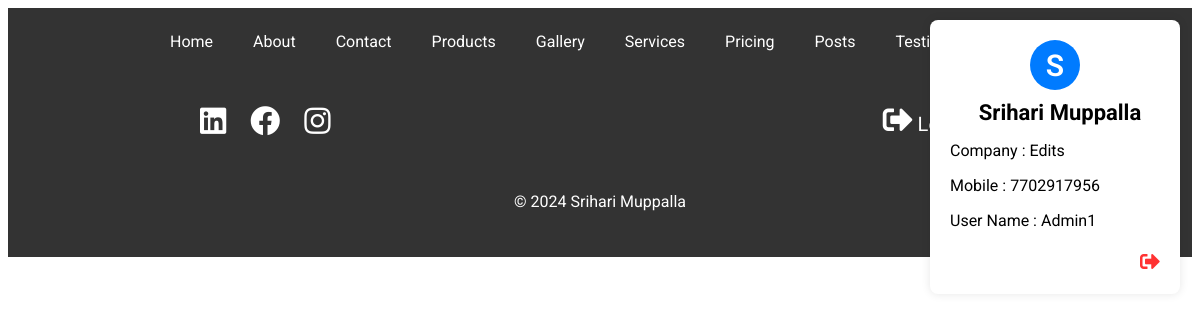
The app's page / (signed in) with its own data.
### tables this page shows
CREATE TABLE registrations (
                    id INTEGER PRIMARY KEY,
                    first_name TEXT NOT NULL,
                    last_name TEXT NOT NULL,
                    company_name TEXT NOT NULL,
                    phone_number TEXT NOT NULL,
                    username TEXT NOT NULL,
                    password TEXT NOT NULL
                );

### app.py (the view)
@app.route('/')
def first():
    if 'username' in session:  # Check if user is logged in
        username = session['username']
        try:
            conn = sqlite3.connect('example.db')
            cursor = conn.cursor()
            cursor.execute("SELECT * FROM registrations WHERE username=?", (username,))
            User = cursor.fetchall()
            userData = User[0]
            print(logging.debug(userData))
        except sqlite3.Error as e:
            print("SQLite error:", e)
            posts = []
        finally:
            conn.close()
        if User:  # Check if User list is not empty
            userData = User[0]
            return render_template('index.html', userData=userData)
        else:
            return render_template('index.html', userData=None)
    else:
        return render_template('first.html')

### Templates/index.html (shortened to what this page needs)
<!DOCTYPE html>
    <html lang="en">
    <head>
        <link rel="stylesheet" href="{{ url_for('static', filename='styles.css') }}">
        <link rel="stylesheet" href="https://cdnjs.cloudflare.com/ajax/libs/font-awesome/5.15.4/css/all.min.css">
    </head>
    <body>
    <div class="profile-container">
        <div class="profile-content">
            <div class="profile-name-sec"><div class="profile-pic">{{ userData[1][0] }} </div><h1>{{ userData[1] }} {{ userData[2] }}</h1></div>
            <p>Company : {{ userData[3] }}</p>
            <p>Mobile : {{ userData[4] }}</p>
            <p>User Name : {{ userData[5] }}</p>
            <p class="logout"><a href="/logout" class="logout"><i class="fas fa-sign-out-alt" title="log out"></i></a></p>
        </div>
    </div>
    <div class="nav-container">
        <nav>
            <a href="/home">Home</a>
            <a href="/about">About</a>
            <a href="/contact">Contact</a>
            <a href="/products">Products</a>
            <a href="/gallery">Gallery</a>
            <a href="/services">Services</a>
            <a href="/pricing">Pricing</a>
            <a href="/posts">Posts</a>
            <a href="/testimonials">Testimonials</a>
        </nav>
    </div>
        <div class="content">
            <footer>
                <div class="container1">
                <div class="social-icons">
                    <div>
                    <a href="https://in.linkedin.com/in/srihari-muppalla" target="_blank"><i class="fab fa-linkedin"></i></a>
                    <a href="#"><i class="fab fa-facebook" target="_blank"></i></a>
                    <a href="https://www.instagram.com/srihari_developer/?igsh=MWY4MnQ2NndwN3E5ag%3D%3D" target="_blank"><i class="fab fa-instagram"></i></a>
                    </div>
                    <div>
                        <a href="/logout" class="logout"><i class="fas fa-sign-out-alt"></i> Logout</a>
                    </div>
                </div>
            </div>
                <div class="container1">
                <p>&copy; 2024 Srihari Muppalla</p>
                </div>
            </footer>
        </div>
    </body>
    </html>

### static/styles.css (style rules this page uses)
.container1 { max-width: 800px; margin: 0 auto; padding: 20px; }
.profile-container { width: 250px; height: auto; background-color: #fff; position: absolute; top: 20px; right: 20px; border-radius: 8px; box-shadow: 0 0 10px rgba(0, 0, 0, 0.1); }
.profile-content { padding: 0px 20px; text-transform: capitalize; font-family: roboto; }
.profile-name-sec { display: flex; flex-direction: column; justify-content: center; align-items: center; margin-top: 20px; }
.profile-name-sec h1 { font-size: 22px; margin-left: 10px; margin-top: 10px; margin-bottom: 0px; }
.profile-pic { width: 50px; height: 50px; border-radius: 50%; background-color: #007bff; color: #fff; display: inline-block; text-align: center; display: flex; flex-direction: row; justify-content: center; align-items: center; font-size: 30px; font-weight: 600; }
.logout { text-align: right; color: rgba(255, 0, 0, 0.805); font-size: 20px; }

### Templates/index.html (style rules this page uses)
body { font-family: 'Roboto'; }
.nav-container { background-color: #333; }
nav { background-color: #333; color: white; padding: 10px; overflow: hidden; width: 900px; margin: 0 auto; }
nav a { float: left; color: white; text-align: center; padding: 14px 20px; text-decoration: none; }
footer { background-color: #333; color: #fff; text-align: center; padding: 10px 0; }
.social-icons { display: flex; flex-direction: row; align-items: center; justify-content: space-between; }
.social-icons i { font-size: 30px; }
.social-icons a { color: #fff; text-decoration: none; margin-right: 20px; }

### records on screen
registrations: first_name "S", first_name "Srihari", last_name "Muppalla", company_name "Edits", phone_number "7702917956", username "Admin1"
